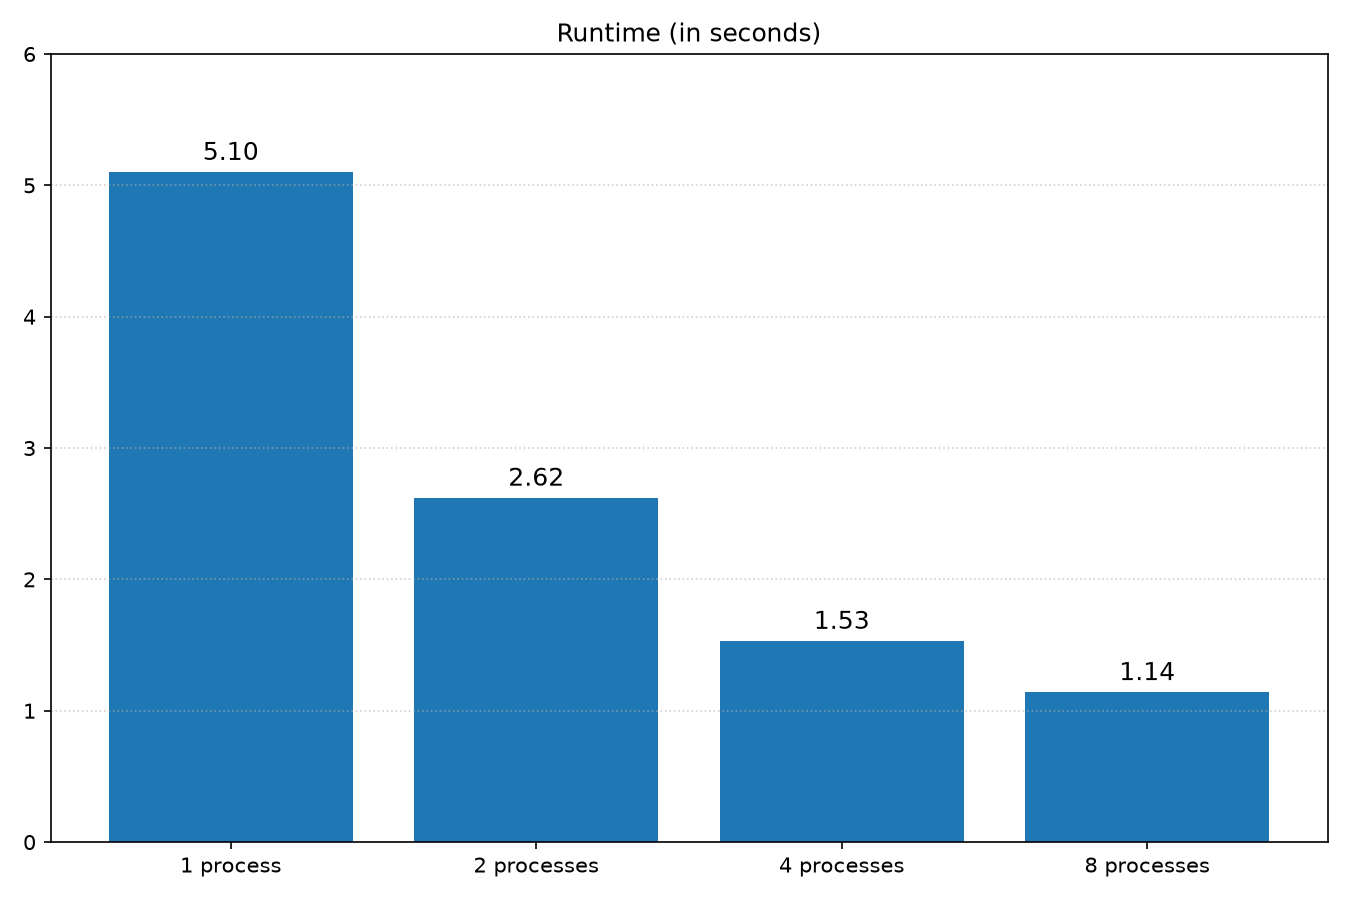

Write the Python code that produced this figure.
import matplotlib.pyplot as plt

labels = ["1 process", "2 processes", "4 processes", "8 processes"]
values = [5.10, 2.62, 1.53, 1.14]
color = "#1f77b4"

fig, ax = plt.subplots(figsize=(9, 6))

bars = ax.bar(labels, values, color=color)
ax.bar_label(bars, fmt="%.2f", padding=3, fontsize=12)

ax.set_title("Runtime (in seconds)")
ax.set_ylim(0, 6)
ax.grid(True, axis="y", linestyle=":", alpha=0.6)

fig.tight_layout()
plt.savefig("processes_runtime.png", dpi=150)
